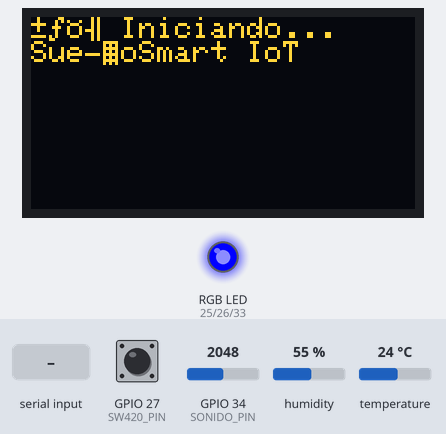
The sketch below on a simulated ESP32. Parts: 128×64 one-colour display, an RGB LED mixed from three pins (HIGH = lit). Inputs (shaded band) come from the test bench; at power-on: humidity 55 %, GPIO 34 (SONIDO_PIN) = 2048, temperature 24 °C, GPIO 27 (SW420_PIN) LOW. The OLED is the two-colour kind (top 16 rows yellow); WiFi joins after 1.5 s; servers stay silent unless stated; uploads are accepted with an empty reply; what the sketch prints to the serial monitor is not drawn.

Above: at 1.1 s.
At 5.3 s:
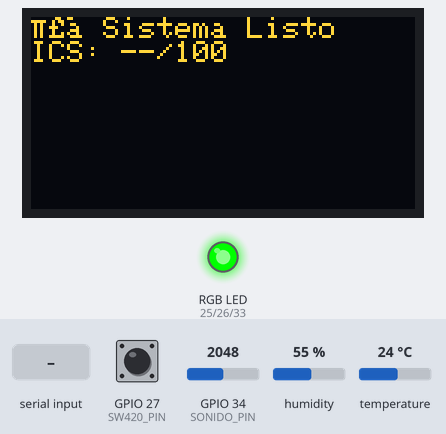
5.4 s: "test\n" received over Serial
At 6.2 s:
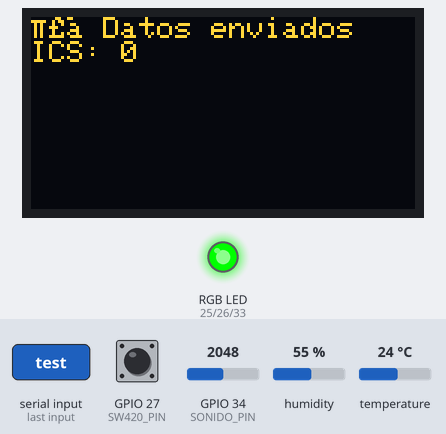
16.8 s: humidity set to 41 %
30.8 s: humidity set to 38 %
32.3 s: GPIO 34 (SONIDO_PIN) set to 3385
At 45.98 s:
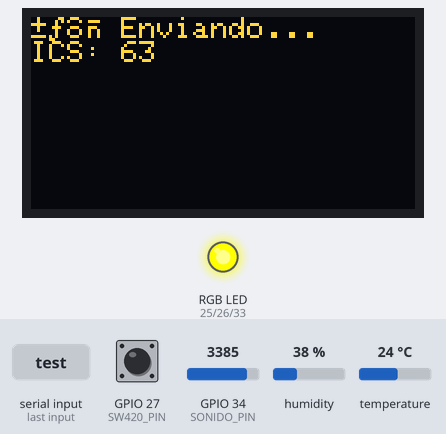
46.3 s: GPIO 34 (SONIDO_PIN) set to 3465
47.8 s: temperature set to 12 °C
At 62.2 s:
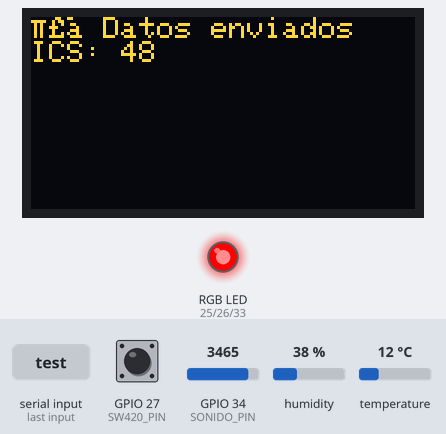
Timing chart, 0 to 62.8 s (numbered marks = the images above; inputs shaded):
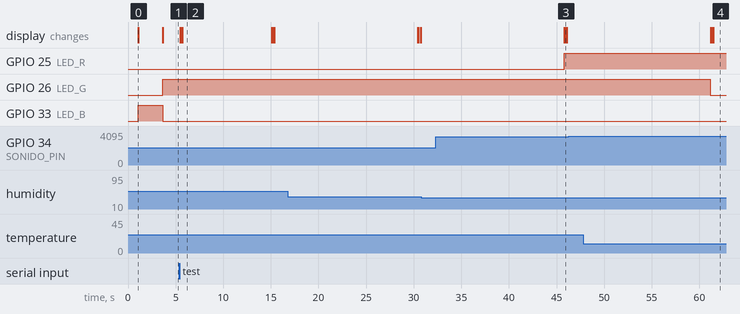

Measured:
- after the input at 5.4 s, the display: first changes after 0.09 s (image 2 shows a later state)
- after the input at 30.8 s, every drawn part: stays the same
- after the input at 46.3 s, every drawn part: stays the same
- what the display in image 0 shows lasts 2.5 s, from 1.1 s to 3.6 s
- what the display in image 2 shows lasts 9.4 s, from 5.7 s to 15.1 s

The sketch:

sms-iot.ino
```cpp
/*
 * ============================================================
 * PROYECTO: Sistema Inteligente de Monitoreo del Sueño IoT
 * VERSIÓN: 1.0.2 - CORREGIDO PARA CZN15E
 * ============================================================
 */

#include <WiFi.h>
#include <HTTPClient.h>
#include <ArduinoJson.h>
#include <Wire.h>
#include <Adafruit_GFX.h>
#include <Adafruit_SSD1306.h>
#include "DHT.h"

// ============================================================
//  CONFIGURACIÓN DE PINES
// ============================================================

#define OLED_SDA 21
#define OLED_SCL 22
#define SCREEN_WIDTH 128
#define SCREEN_HEIGHT 64
#define OLED_ADDRESS 0x3C

#define PIN_DHT 4
#define SONIDO_PIN 34      // CZN15E (AO)
#define SW420_PIN 27

#define LED_R 25
#define LED_G 26
#define LED_B 33

#define DHTTYPE DHT11
DHT dht(PIN_DHT, DHTTYPE);
Adafruit_SSD1306 display(SCREEN_WIDTH, SCREEN_HEIGHT, &Wire, -1);

// ============================================================
//  CONFIGURACIÓN WIFI
// ============================================================

const char* ssid = "INFINITUM1329_2.4_EXT";
const char* password = "FrZfvJJkKg";
String serverName = "http://192.168.1.101:8080/api/lecturas";

unsigned long lastTime = 0;
const unsigned long timerDelay = 15000;

// ============================================================
//  VARIABLES GLOBALES
// ============================================================

float temperatura = 0;
float humedad = 0;
int ruido = 0;           // En dB (0-100)
int movimiento = 0;
int indiceSueno = 0;
bool wifiConectado = false;
int fallosConsecutivos = 0;
const int maxFallos = 5;

// ============================================================
//  FUNCIONES
// ============================================================

void conectarWiFi() {
  Serial.println();
  Serial.print("📡 Conectando a WiFi");

  WiFi.mode(WIFI_STA);
  WiFi.begin(ssid, password);

  int intentos = 0;
  while (WiFi.status() != WL_CONNECTED && intentos < 30) {
    delay(500);
    Serial.print(".");
    intentos++;
  }

  if (WiFi.status() == WL_CONNECTED) {
    wifiConectado = true;
    fallosConsecutivos = 0;
    Serial.println();
    Serial.println("=================================");
    Serial.println("✅ WiFi conectado correctamente");
    Serial.print("📡 IP ESP32: ");
    Serial.println(WiFi.localIP());
    Serial.println("=================================");

    display.clearDisplay();
    display.setCursor(0, 0);
    display.println("✅ WiFi Conectado");
    display.print("IP: ");
    display.println(WiFi.localIP());
    display.display();
  } else {
    wifiConectado = false;
    Serial.println();
    Serial.println("❌ Error al conectar WiFi");
    display.clearDisplay();
    display.setCursor(0, 0);
    display.println("❌ WiFi Error");
    display.println("Reintentando...");
    display.display();
    delay(10000);
    conectarWiFi();
  }
}

void setColorRGB(int r, int g, int b) {
  r = constrain(r, 0, 255);
  g = constrain(g, 0, 255);
  b = constrain(b, 0, 255);
  analogWrite(LED_R, r);
  analogWrite(LED_G, g);
  analogWrite(LED_B, b);
}

void mostrarMensajeOLED(String linea1, String linea2 = "") {
  display.clearDisplay();
  display.setTextSize(1);
  display.setTextColor(SSD1306_WHITE);
  display.setCursor(0, 0);
  display.println(linea1);
  if (linea2 != "") {
    display.println(linea2);
  }
  display.display();
}

// ============================================================
//  FUNCIÓN: LEER SENSORES (CORREGIDA PARA CZN15E)
// ============================================================

void leerSensores() {
  // 1. Leer DHT11
  float temp = dht.readTemperature();
  float hum = dht.readHumidity();

  if (!isnan(temp) && temp > -10 && temp < 60) {
    temperatura = temp;
  } else {
    Serial.println("⚠️ Error lectura DHT11 (Temperatura)");
  }

  if (!isnan(hum) && hum >= 0 && hum <= 100) {
    humedad = hum;
  } else {
    Serial.println("⚠️ Error lectura DHT11 (Humedad)");
  }

  // ============================================================
  // 2. Leer CZN15E (SONIDO) - CON MAPEO MEJORADO
  // ============================================================

  int ruidoRaw = analogRead(SONIDO_PIN);

  // ✅ MAPEO PARA CZN15E
  // El CZN15E tiene menos sensibilidad, usamos mapeo exponencial
  float ruidoPorcentaje = (ruidoRaw / 4095.0) * 100.0;

  // Aplicar curva de sensibilidad (exponencial)
  // Para que ruidos bajos se detecten mejor
  ruido = (int)(ruidoPorcentaje * ruidoPorcentaje / 100.0);

  // Limitar a 0-100
  ruido = constrain(ruido, 0, 100);

  // Depuración
  Serial.print("🔊 Raw: ");
  Serial.print(ruidoRaw);
  Serial.print(" → ");
  Serial.print(ruido);
  Serial.println(" dB");

  // 3. Leer SW-420 (Movimiento)
  int lecturaMov = digitalRead(SW420_PIN);
  movimiento = (lecturaMov == HIGH) ? 1 : 0;
}

// ============================================================
//  FUNCIÓN: CALCULAR ICS (CORREGIDA)
// ============================================================

void calcularICS() {
  float puntaje = 0;
  int factores = 0;

  // 1. Temperatura (18-22°C ideal)
  if (temperatura >= 18 && temperatura <= 22) {
    puntaje += 25;
  } else if (temperatura >= 16 && temperatura <= 24) {
    puntaje += 15;
  } else {
    puntaje += 5;
  }
  factores++;

  // 2. Humedad (40-60% ideal)
  if (humedad >= 40 && humedad <= 60) {
    puntaje += 25;
  } else if (humedad >= 30 && humedad <= 70) {
    puntaje += 15;
  } else {
    puntaje += 5;
  }
  factores++;

  // 3. Ruido (AJUSTADO PARA CZN15E)
  // Ahora ruido está en dB (0-100) con mejor sensibilidad
  if (ruido < 10) {
    puntaje += 25;  // Silencio
  } else if (ruido < 30) {
    puntaje += 20;  // Muy bajo
  } else if (ruido < 50) {
    puntaje += 15;  // Moderado
  } else if (ruido < 70) {
    puntaje += 8;   // Alto
  } else {
    puntaje += 3;   // Muy alto
  }
  factores++;

  // 4. Movimiento (0 = sin movimiento = ideal)
  if (movimiento == 0) {
    puntaje += 25;
  } else {
    puntaje += 10;
  }
  factores++;

  if (factores > 0) {
    indiceSueno = (int)((puntaje / factores) * 4);
    indiceSueno = constrain(indiceSueno, 0, 100);
  } else {
    indiceSueno = 50;
  }
}

void actualizarLED() {
  if (indiceSueno >= 80) {
    setColorRGB(0, 255, 0);
  } else if (indiceSueno >= 60) {
    setColorRGB(255, 255, 0);
  } else {
    setColorRGB(255, 0, 0);
  }
}

void actualizarOLED() {
  display.clearDisplay();
  display.setTextSize(1);
  display.setTextColor(SSD1306_WHITE);

  display.setCursor(0, 0);
  display.println("🌙 SueñoSmart IoT");
  display.drawLine(0, 10, 128, 10, SSD1306_WHITE);

  display.setCursor(0, 14);
  display.print("🌡️ ");
  display.print(temperatura, 1);
  display.println(" °C");

  display.print("💧 ");
  display.print(humedad, 1);
  display.println(" %");

  display.print("🔊 ");
  display.print(ruido);
  display.println(" dB");

  display.print("🌀 ");
  display.println(movimiento ? "SI" : "NO");

  display.setTextSize(2);
  display.setCursor(0, 48);
  display.print("ICS: ");
  display.print(indiceSueno);
  display.print("/100");

  display.display();
}

// ============================================================
//  FUNCIÓN: ENVIAR DATOS AL SERVIDOR
// ============================================================

void enviarDatosServidor() {
  if (WiFi.status() != WL_CONNECTED) {
    Serial.println("⚠️ WiFi desconectado, reconectando...");
    mostrarMensajeOLED("⚠️ WiFi Error", "Reconectando...");
    conectarWiFi();
    return;
  }

  StaticJsonDocument<200> doc;
  doc["temperatura"] = temperatura;
  doc["humedad"] = humedad;
  doc["ruido"] = ruido;        // ✅ Ahora en dB (0-100)
  doc["movimiento"] = movimiento;
  doc["indice_sueno"] = indiceSueno;

  String payload;
  serializeJson(doc, payload);

  WiFiClient client;
  HTTPClient http;

  http.begin(client, serverName);
  http.addHeader("Content-Type", "application/json");
  http.setTimeout(10000);

  Serial.println();
  Serial.println("========== ENVIANDO DATOS ==========");
  Serial.println("📤 Payload:");
  Serial.println(payload);

  mostrarMensajeOLED("📤 Enviando...", "ICS: " + String(indiceSueno));

  int httpResponseCode = http.POST(payload);

  Serial.print("📥 Código HTTP: ");
  Serial.println(httpResponseCode);

  if (httpResponseCode > 0) {
    String respuesta = http.getString();
    Serial.println("📥 Respuesta del servidor:");
    Serial.println(respuesta);

    if (httpResponseCode == 200 || httpResponseCode == 201) {
      Serial.println("✅ Datos enviados correctamente");
      fallosConsecutivos = 0;
      mostrarMensajeOLED("✅ Datos enviados", "ICS: " + String(indiceSueno));
    } else {
      Serial.println("⚠️ Error en el servidor");
      fallosConsecutivos++;
    }
  } else {
    Serial.print("❌ Error en POST: ");
    Serial.println(http.errorToString(httpResponseCode));
    fallosConsecutivos++;
    mostrarMensajeOLED("❌ Error HTTP", String(httpResponseCode));
  }

  http.end();
  Serial.println("=====================================");
  Serial.println();
}

void mostrarDatosSerial() {
  Serial.println("========== LECTURA DE SENSORES ==========");
  Serial.print("🌡️ Temperatura: ");
  Serial.print(temperatura, 1);
  Serial.println(" °C");
  Serial.print("💧 Humedad: ");
  Serial.print(humedad, 1);
  Serial.println(" %");
  Serial.print("🔊 Ruido: ");
  Serial.print(ruido);
  Serial.println(" dB");
  Serial.print("🌀 Movimiento: ");
  Serial.println(movimiento ? "SI" : "NO");
  Serial.print("⭐ ICS: ");
  Serial.print(indiceSueno);
  Serial.println("/100");
  Serial.println("=========================================");
  Serial.println();
}

void procesarComandosSerial() {
  if (!Serial.available()) return;

  String comando = Serial.readStringUntil('\n');
  comando.trim();
  comando.toLowerCase();

  if (comando == "info") {
    mostrarDatosSerial();
  } else if (comando == "test") {
    enviarDatosServidor();
  } else if (comando == "help") {
    Serial.println("Comandos: info, test, reset, help");
  } else if (comando == "reset") {
    ESP.restart();
  }
}

// ============================================================
//  SETUP
// ============================================================

void setup() {
  Serial.begin(115200);
  delay(1000);

  Serial.println();
  Serial.println("========================================");
  Serial.println("  🌙 SISTEMA DE MONITOREO DEL SUEÑO");
  Serial.println("  Versión 1.0.2 - CZN15E");
  Serial.println("========================================");

  Wire.begin(OLED_SDA, OLED_SCL);

  if (!display.begin(SSD1306_SWITCHCAPVCC, OLED_ADDRESS)) {
    Serial.println("❌ Error: OLED no encontrado");
    for (;;);
  }

  display.clearDisplay();
  display.setCursor(0, 0);
  display.println("🌙 SueñoSmart IoT");
  display.println("Iniciando...");
  display.display();

  Serial.println("✅ OLED inicializado");

  pinMode(SW420_PIN, INPUT);
  pinMode(LED_R, OUTPUT);
  pinMode(LED_G, OUTPUT);
  pinMode(LED_B, OUTPUT);

  dht.begin();

  setColorRGB(0, 0, 255);
  mostrarMensajeOLED("🔵 Iniciando...", "SueñoSmart IoT");
  delay(1000);

  conectarWiFi();

  setColorRGB(0, 255, 0);
  mostrarMensajeOLED("✅ Sistema Listo", "ICS: --/100");
  delay(500);

  Serial.println();
  Serial.println("✅ Sistema listo");
  Serial.println("========================================");
  Serial.println("📋 Comandos: info, test, help");
  Serial.println();
}

// ============================================================
//  LOOP
// ============================================================

void loop() {
  procesarComandosSerial();

  if (WiFi.status() != WL_CONNECTED) {
    Serial.println("⚠️ WiFi desconectado, reconectando...");
    conectarWiFi();
  }

  if (fallosConsecutivos >= maxFallos) {
    Serial.println("⚠️ Demasiados fallos. Esperando 30s...");
    delay(30000);
    fallosConsecutivos = 0;
  }

  if ((millis() - lastTime) > timerDelay) {
    leerSensores();
    calcularICS();
    actualizarLED();
    actualizarOLED();
    mostrarDatosSerial();
    enviarDatosServidor();
    lastTime = millis();
  }

  delay(100);
}
```
